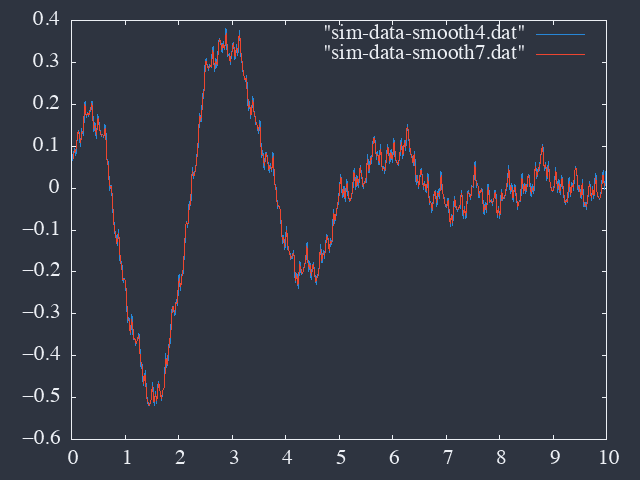

Source code (gnuplot):
set terminal dumb ansi256
#plot "sim-data.dat" w p
plot "sim-data-smooth4.dat" w l, "sim-data-smooth7.dat" w l

call '../../scripts/set-png.gp' 'smooth.png'
